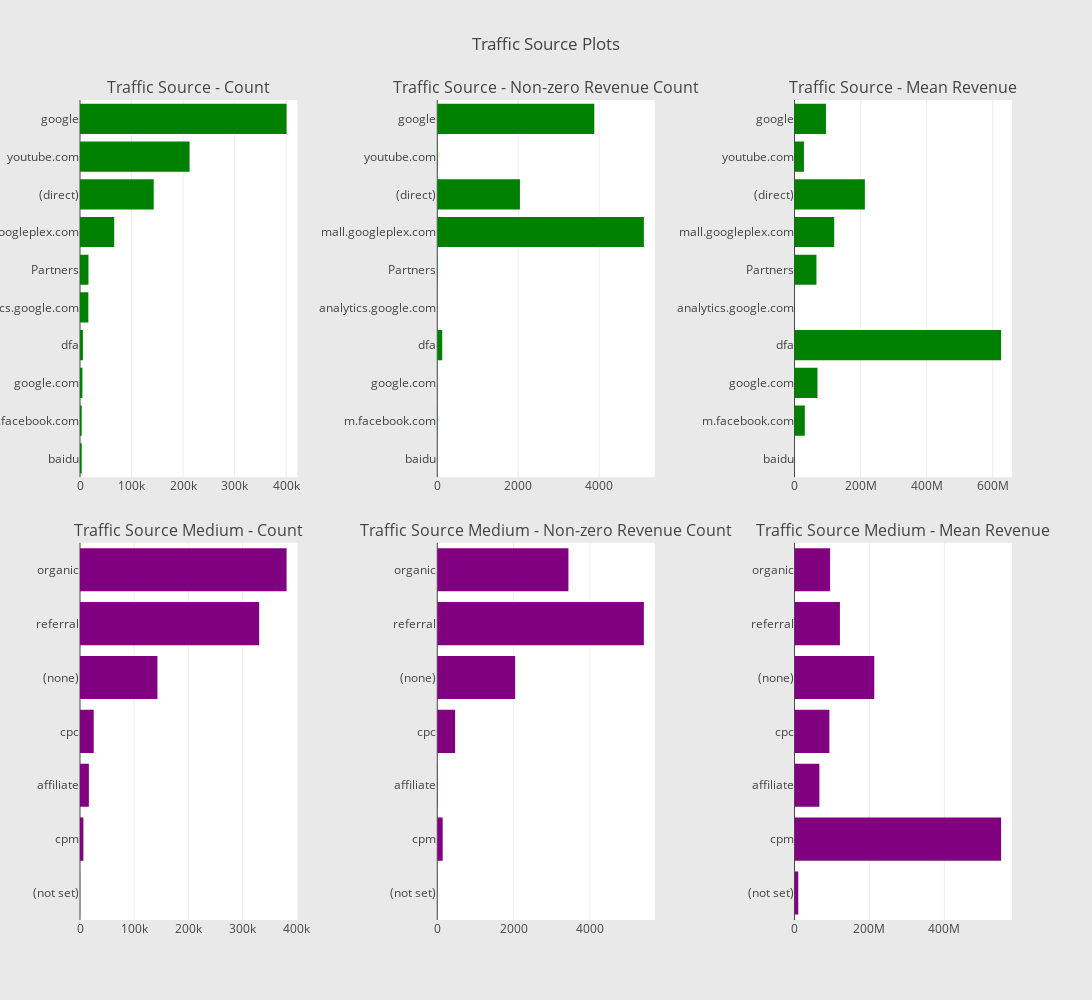

The notebook cell this image was saved under:
### Markdown cell above
#### Traffic Source

### Code cell
# Continent
cnt_srs = train_df.groupby('trafficSource.source')['totals.transactionRevenue'].agg(['size', 'count', 'mean'])
cnt_srs.columns = ["count", "count of non-zero revenue", "mean"]
cnt_srs = cnt_srs.sort_values(by="count", ascending=False)
trace1 = horizontal_bar_chart(cnt_srs["count"].head(10), 'green')
trace2 = horizontal_bar_chart(cnt_srs["count of non-zero revenue"].head(10), 'green')
trace3 = horizontal_bar_chart(cnt_srs["mean"].head(10), 'green')

# Sub-continent
cnt_srs = train_df.groupby('trafficSource.medium')['totals.transactionRevenue'].agg(['size', 'count', 'mean'])
cnt_srs.columns = ["count", "count of non-zero revenue", "mean"]
cnt_srs = cnt_srs.sort_values(by="count", ascending=False)
trace4 = horizontal_bar_chart(cnt_srs["count"], 'purple')
trace5 = horizontal_bar_chart(cnt_srs["count of non-zero revenue"], 'purple')
trace6 = horizontal_bar_chart(cnt_srs["mean"], 'purple')

# Creating two subplots
fig = tools.make_subplots(rows=2, cols=3, vertical_spacing=0.08, horizontal_spacing=0.15, 
                          subplot_titles=["Traffic Source - Count", "Traffic Source - Non-zero Revenue Count", "Traffic Source - Mean Revenue",
                                          "Traffic Source Medium - Count",  "Traffic Source Medium - Non-zero Revenue Count", "Traffic Source Medium - Mean Revenue"
                                          ])

fig.append_trace(trace1, 1, 1)
fig.append_trace(trace2, 1, 2)
fig.append_trace(trace3, 1, 3)
fig.append_trace(trace4, 2, 1)
fig.append_trace(trace5, 2, 2)
fig.append_trace(trace6, 2, 3)

fig['layout'].update(height=1000, width=1200, paper_bgcolor='rgb(233,233,233)', title="Traffic Source Plots")
py.iplot(fig, filename='traffic-source-plots')

### Figure 1 — Plotly figure (JSON) as saved in the notebook; plotly's stock layout.template omitted (floating-point values rounded to 4 significant figures)
{"data": [{"marker": {"color": "green"}, "orientation": "h", "showlegend": false, "type": "bar", "uid": "76feb5a8-d643-11e8-8a43-e8ea6a21a790", "x": [3356, 3365, 4669, 5686, 16172, 16411, 66416, 143028, 212602, 400788], "xaxis": "x", "y": ["baidu", "m.facebook.com", "google.com", "dfa", "analytics.google.com", "Partners", "mall.googleplex.com", "(direct)", "youtube.com", "google"], "yaxis": "y"}, {"marker": {"color": "green"}, "orientation": "h", "showlegend": false, "type": "bar", "uid": "76ff24de-d643-11e8-ad96-e8ea6a21a790", "x": [0, 6, 5, 123, 0, 9, 5103, 2042, 11, 3879], "xaxis": "x2", "y": ["baidu", "m.facebook.com", "google.com", "dfa", "analytics.google.com", "Partners", "mall.googleplex.com", "(direct)", "youtube.com", "google"], "yaxis": "y2"}, {"marker": {"color": "green"}, "orientation": "h", "showlegend": false, "type": "bar", "uid": "76ff9130-d643-11e8-b2f1-e8ea6a21a790", "x": [null, 31130000.0, 69448000, 625400000.0, null, 66380000.0, 120100000.0, 212900000.0, 28550000.0, 95120000.0], "xaxis": "x3", "y": ["baidu", "m.facebook.com", "google.com", "dfa", "analytics.google.com", "Partners", "mall.googleplex.com", "(direct)", "youtube.com", "google"], "yaxis": "y3"}, {"marker": {"color": "purple"}, "orientation": "h", "showlegend": false, "type": "bar", "uid": "76fff0ba-d643-11e8-8cff-e8ea6a21a790", "x": [120, 6262, 16403, 25326, 143026, 330955, 381561], "xaxis": "x4", "y": ["(not set)", "cpm", "affiliate", "cpc", "(none)", "referral", "organic"], "yaxis": "y4"}, {"marker": {"color": "purple"}, "orientation": "h", "showlegend": false, "type": "bar", "uid": "77005494-d643-11e8-a722-e8ea6a21a790", "x": [1, 142, 9, 468, 2042, 5415, 3438], "xaxis": "x5", "y": ["(not set)", "cpm", "affiliate", "cpc", "(none)", "referral", "organic"], "yaxis": "y5"}, {"marker": {"color": "purple"}, "orientation": "h", "showlegend": false, "type": "bar", "uid": "7700b092-d643-11e8-92d8-e8ea6a21a790", "x": [9990000, 551700000.0, 66380000.0, 93070000.0, 212900000.0, 121200000.0, 94930000.0], "xaxis": "x6", "y": ["(not set)", "cpm", "affiliate", "cpc", "(none)", "referral", "organic"], "yaxis": "y6"}], "layout": {"annotations": [{"font": {"size": 16}, "showarrow": false, "text": "Traffic Source - Count", "x": 0.1167, "xanchor": "center", "xref": "paper", "y": 1, "yanchor": "bottom", "yref": "paper"}, {"font": {"size": 16}, "showarrow": false, "text": "Traffic Source - Non-zero Revenue Count", "x": 0.5, "xanchor": "center", "xref": "paper", "y": 1, "yanchor": "bottom", "yref": "paper"}, {"font": {"size": 16}, "showarrow": false, "text": "Traffic Source - Mean Revenue", "x": 0.8833, "xanchor": "center", "xref": "paper", "y": 1, "yanchor": "bottom", "yref": "paper"}, {"font": {"size": 16}, "showarrow": false, "text": "Traffic Source Medium - Count", "x": 0.1167, "xanchor": "center", "xref": "paper", "y": 0.46, "yanchor": "bottom", "yref": "paper"}, {"font": {"size": 16}, "showarrow": false, "text": "Traffic Source Medium - Non-zero Revenue Count", "x": 0.5, "xanchor": "center", "xref": "paper", "y": 0.46, "yanchor": "bottom", "yref": "paper"}, {"font": {"size": 16}, "showarrow": false, "text": "Traffic Source Medium - Mean Revenue", "x": 0.8833, "xanchor": "center", "xref": "paper", "y": 0.46, "yanchor": "bottom", "yref": "paper"}], "height": 1000, "paper_bgcolor": "rgb(233,233,233)", "title": "Traffic Source Plots", "width": 1200, "xaxis": {"anchor": "y", "domain": [0, 0.2333]}, "xaxis2": {"anchor": "y2", "domain": [0.3833, 0.6167]}, "xaxis3": {"anchor": "y3", "domain": [0.7667, 1.0]}, "xaxis4": {"anchor": "y4", "domain": [0, 0.2333]}, "xaxis5": {"anchor": "y5", "domain": [0.3833, 0.6167]}, "xaxis6": {"anchor": "y6", "domain": [0.7667, 1.0]}, "yaxis": {"anchor": "x", "domain": [0.54, 1]}, "yaxis2": {"anchor": "x2", "domain": [0.54, 1]}, "yaxis3": {"anchor": "x3", "domain": [0.54, 1]}, "yaxis4": {"anchor": "x4", "domain": [0, 0.46]}, "yaxis5": {"anchor": "x5", "domain": [0, 0.46]}, "yaxis6": {"anchor": "x6", "domain": [0, 0.46]}}}
